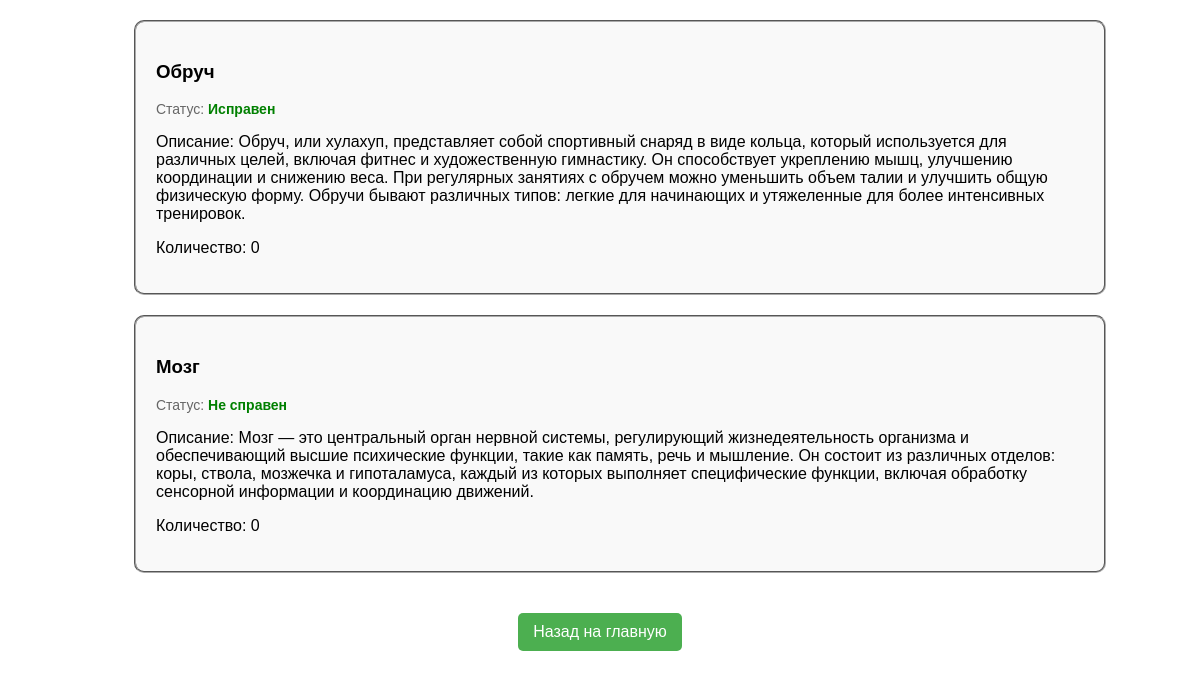
The app's page /inventory/owned_inventory/ (signed in), older data.
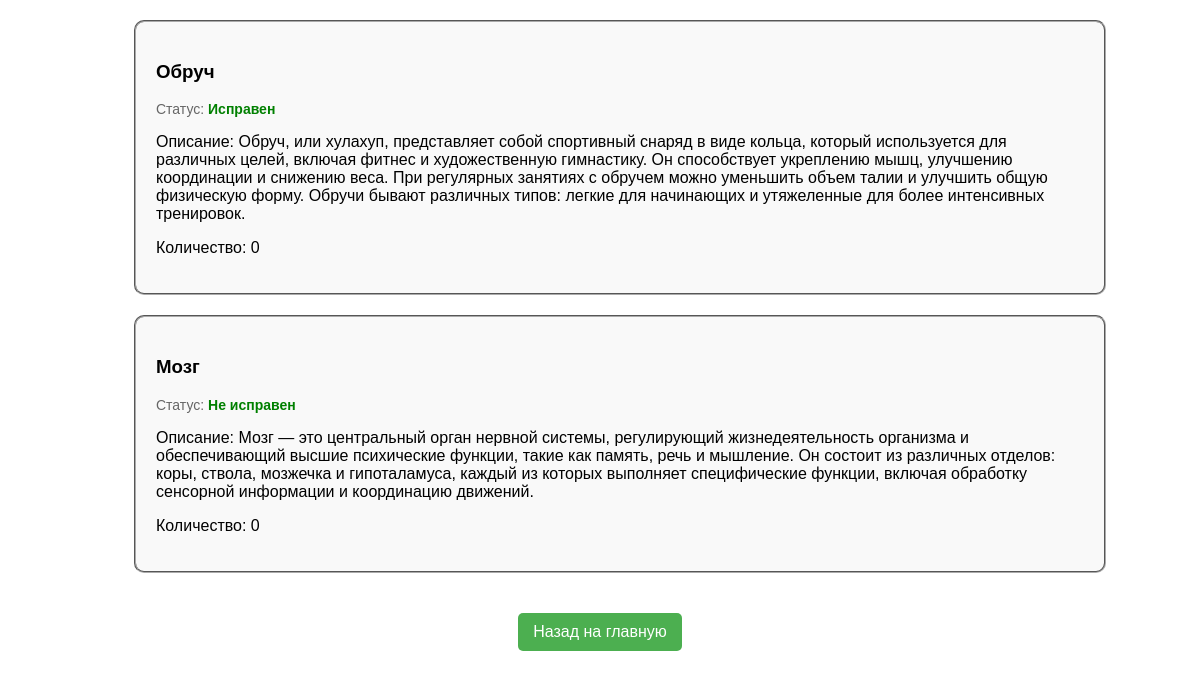
The same page, newer data.
### invpage/models.py (models this page shows, shortened)
class Ownership(models.Model):
    user = models.ForeignKey(settings.AUTH_USER_MODEL, on_delete=models.CASCADE, related_name='owned_items')
    item = models.ForeignKey(InventoryItem, on_delete=models.CASCADE, related_name='owners')
    quantity = models.PositiveIntegerField(default=1)

class InventoryItem(models.Model):
    name = models.CharField(max_length=255)
    description = models.TextField()
    status = models.CharField(max_length=50, default='Исправен')
    item_id = models.AutoField(primary_key=True)
    quantity = models.PositiveIntegerField(default=1)

### invpage/views.py (the view)
# urls.py: path('owned_inventory/', owned_inv, name='owned_inv')
@login_required
def owned_inv(request):
    user = request.user
    owned_items = Ownership.objects.filter(user=user).select_related('item')
    return render(request, 'inventory_owned.html', {'owned_items': owned_items})

### invpage/templates/inventory_owned.html (shortened to what this page needs)
{% load static %}
<!DOCTYPE html>
<html lang="en">
<head>
    <link rel="stylesheet" href="{% static 'invpage/css/own_inv.css' %}">
</head>
<body>
<ul class="inventory-list good" id="inventory-list-good">
    {% for el in owned_items %}
        <li>
            <div class="inventory-card">
                <h3>{{ el.item.name }}</h3>
                <div class="status">Статус: <span class="status-indicator good">{{ el.item.status }}</span></div>
                <p>Описание: {{ el.item.description }}</p>
                <p>Количество: {{ el.quantity }}</p>
            </div>
        </li>
    {% empty %}
        <li>Нет доступного инвентаря.</li>
    {% endfor %}
</ul>
<div class="button-container">
    <a href="{% url 'index' %}">Назад на главную</a>
</div>
</body>
</html>

Row changes from the older to the newer data that the page shows:
changed through a linked row, Ownership "Мозг": item.status "Не справен" → "Не исправен"
